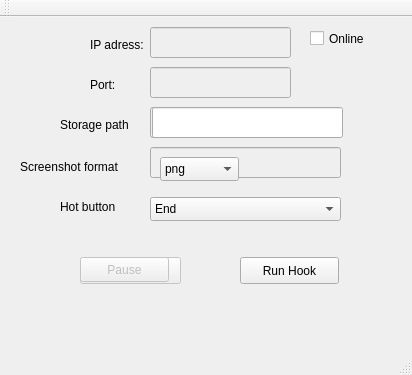
<?xml version="1.0" encoding="UTF-8"?>
<ui version="4.0">
 <class>MainWindow</class>
 <widget class="QMainWindow" name="MainWindow">
  <property name="enabled">
   <bool>true</bool>
  </property>
  <property name="geometry">
   <rect>
    <x>0</x>
    <y>0</y>
    <width>412</width>
    <height>375</height>
   </rect>
  </property>
  <property name="windowTitle">
   <string>Hook</string>
  </property>
  <widget class="QWidget" name="centralWidget">
   <widget class="QPushButton" name="pushButtonRunStop">
    <property name="enabled">
     <bool>true</bool>
    </property>
    <property name="geometry">
     <rect>
      <x>240</x>
      <y>240</y>
      <width>99</width>
      <height>27</height>
     </rect>
    </property>
    <property name="text">
     <string>Run Hook</string>
    </property>
   </widget>
   <widget class="QLineEdit" name="lineEditIP">
    <property name="enabled">
     <bool>false</bool>
    </property>
    <property name="geometry">
     <rect>
      <x>150</x>
      <y>10</y>
      <width>141</width>
      <height>31</height>
     </rect>
    </property>
   </widget>
   <widget class="QLineEdit" name="lineEditPort">
    <property name="enabled">
     <bool>false</bool>
    </property>
    <property name="geometry">
     <rect>
      <x>150</x>
      <y>50</y>
      <width>141</width>
      <height>31</height>
     </rect>
    </property>
   </widget>
   <widget class="QLabel" name="label">
    <property name="geometry">
     <rect>
      <x>90</x>
      <y>20</y>
      <width>58</width>
      <height>16</height>
     </rect>
    </property>
    <property name="text">
     <string>IP adress:</string>
    </property>
   </widget>
   <widget class="QLabel" name="label_2">
    <property name="geometry">
     <rect>
      <x>90</x>
      <y>60</y>
      <width>58</width>
      <height>16</height>
     </rect>
    </property>
    <property name="text">
     <string>Port:</string>
    </property>
   </widget>
   <widget class="QPushButton" name="pushButtonConnect">
    <property name="enabled">
     <bool>false</bool>
    </property>
    <property name="geometry">
     <rect>
      <x>80</x>
      <y>240</y>
      <width>101</width>
      <height>27</height>
     </rect>
    </property>
    <property name="text">
     <string>Connect</string>
    </property>
   </widget>
   <widget class="QLineEdit" name="lineEditKey">
    <property name="enabled">
     <bool>false</bool>
    </property>
    <property name="geometry">
     <rect>
      <x>150</x>
      <y>90</y>
      <width>191</width>
      <height>31</height>
     </rect>
    </property>
   </widget>
   <widget class="QLineEdit" name="lineEditMouse">
    <property name="enabled">
     <bool>false</bool>
    </property>
    <property name="geometry">
     <rect>
      <x>150</x>
      <y>130</y>
      <width>191</width>
      <height>31</height>
     </rect>
    </property>
   </widget>
   <widget class="QLabel" name="labelKey">
    <property name="geometry">
     <rect>
      <x>60</x>
      <y>100</y>
      <width>91</width>
      <height>16</height>
     </rect>
    </property>
    <property name="text">
     <string>Storage path</string>
    </property>
   </widget>
   <widget class="QPushButton" name="pushButtonPause">
    <property name="enabled">
     <bool>false</bool>
    </property>
    <property name="geometry">
     <rect>
      <x>80</x>
      <y>240</y>
      <width>89</width>
      <height>25</height>
     </rect>
    </property>
    <property name="text">
     <string>Pause</string>
    </property>
   </widget>
   <widget class="QCheckBox" name="checkBox">
    <property name="enabled">
     <bool>true</bool>
    </property>
    <property name="geometry">
     <rect>
      <x>310</x>
      <y>10</y>
      <width>92</width>
      <height>23</height>
     </rect>
    </property>
    <property name="text">
     <string>Online</string>
    </property>
   </widget>
   <widget class="QComboBox" name="comboBoxHotKey">
    <property name="geometry">
     <rect>
      <x>150</x>
      <y>180</y>
      <width>191</width>
      <height>24</height>
     </rect>
    </property>
    <item>
     <property name="text">
      <string>End</string>
     </property>
    </item>
    <item>
     <property name="text">
      <string>Home</string>
     </property>
    </item>
    <item>
     <property name="text">
      <string>Esc</string>
     </property>
    </item>
   </widget>
   <widget class="QLabel" name="label_4">
    <property name="geometry">
     <rect>
      <x>60</x>
      <y>180</y>
      <width>81</width>
      <height>20</height>
     </rect>
    </property>
    <property name="text">
     <string>Hot button</string>
    </property>
   </widget>
   <widget class="QLabel" name="label_5">
    <property name="geometry">
     <rect>
      <x>20</x>
      <y>140</y>
      <width>121</width>
      <height>20</height>
     </rect>
    </property>
    <property name="text">
     <string>Screenshot format</string>
    </property>
   </widget>
   <widget class="QLineEdit" name="lineEditPath">
    <property name="geometry">
     <rect>
      <x>152</x>
      <y>90</y>
      <width>191</width>
      <height>31</height>
     </rect>
    </property>
   </widget>
   <widget class="QComboBox" name="comboBoxFormat">
    <property name="geometry">
     <rect>
      <x>160</x>
      <y>140</y>
      <width>79</width>
      <height>24</height>
     </rect>
    </property>
    <item>
     <property name="text">
      <string>png</string>
     </property>
    </item>
    <item>
     <property name="text">
      <string>jpeg</string>
     </property>
    </item>
   </widget>
  </widget>
  <widget class="QMenuBar" name="menuBar">
   <property name="geometry">
    <rect>
     <x>0</x>
     <y>0</y>
     <width>412</width>
     <height>22</height>
    </rect>
   </property>
  </widget>
  <widget class="QToolBar" name="mainToolBar">
   <attribute name="toolBarArea">
    <enum>TopToolBarArea</enum>
   </attribute>
   <attribute name="toolBarBreak">
    <bool>false</bool>
   </attribute>
  </widget>
  <widget class="QStatusBar" name="statusBar"/>
 </widget>
 <layoutdefault spacing="6" margin="11"/>
 <resources/>
 <connections/>
</ui>
